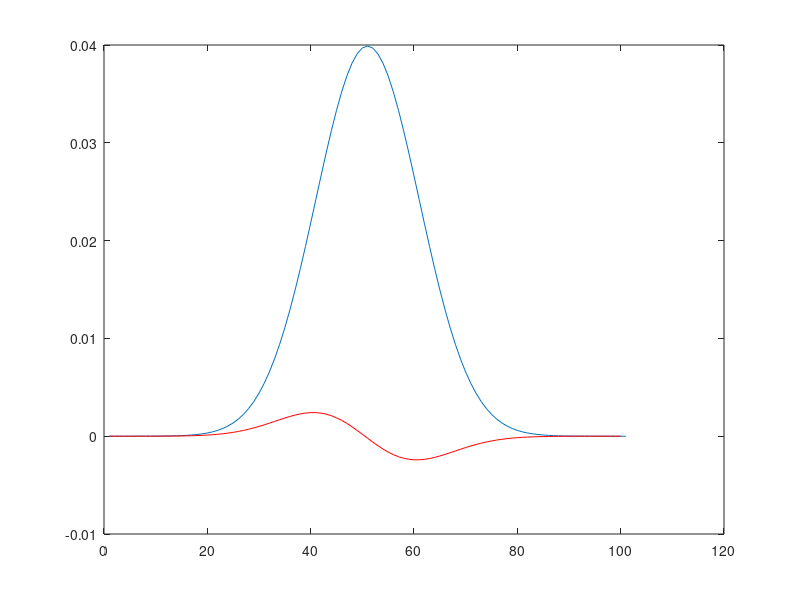
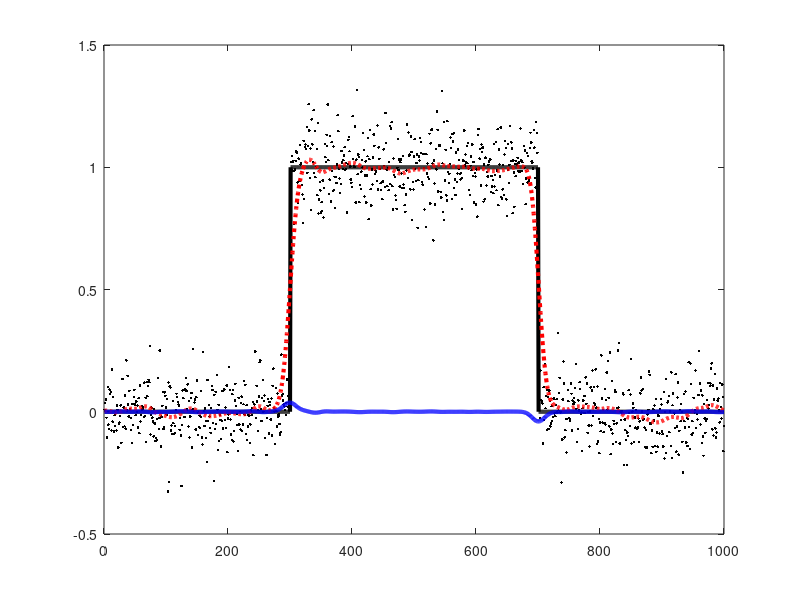
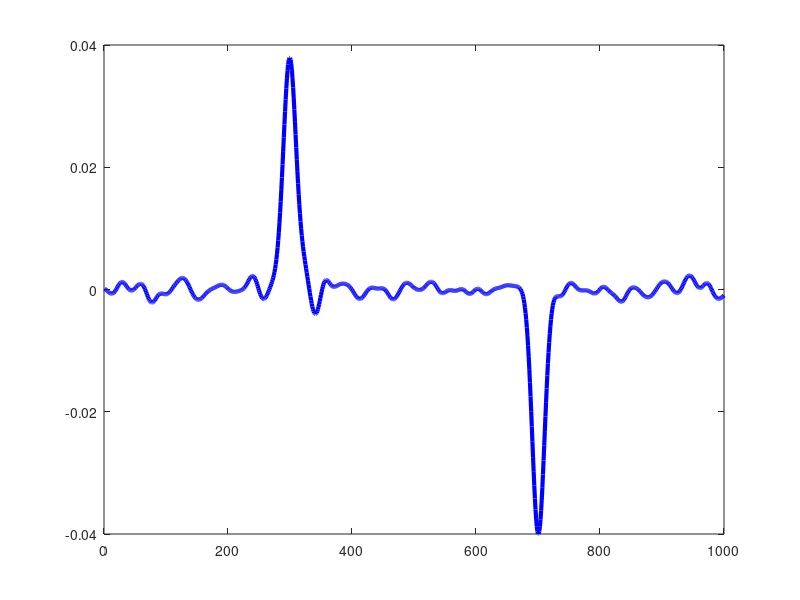

Here is the MATLAB script that generated these plots, in order: (Note: this script raises an error after producing the figures.)
% lecture 09
% 2015 Febuary 16
% Image Differentiation
% Moo K. Chung mkchung@wisc.edu


%---------------------------------
% Differentiation in 1D
% From lecture 06.  Truncated Gaussian Kernel  in 1D

K=inline('exp(-(x.^2)/2/sigma^2)');
dx= -50:50;

weight=K(10,dx)/sum(K(10,dx))
figure; plot(weight);

dweight = diff(weight)
hold on; plot(dweight, 'r');

% 1D signal jump detection
x=1:1000;
noise=normrnd(0, 0.1, 1,1000);
signal=[zeros(1,300) ones(1,400) zeros(1,300)]
figure; plot(signal, 'k', 'LineWidth', 3);
y= signal + noise;
hold on; plot(y, '.k');

smooth=conv(y,weight,'same');
hold on;plot(smooth, 'r:', 'LineWidth', 3); 

dsignal=conv(y,dweight,'same');
hold on;plot(dsignal, 'b', 'LineWidth', 3); 

figure; plot(dsignal, 'b', 'LineWidth', 3); 
find(dsignal == max(dsignal))
find(dsignal == min(dsignal))


%------------------------------
% EEG of epilpsy sisure patient
% Data: courtesy of Prof. Hernando Ombao, University of California-Irvine

% Channel names
% left temporal = T3, T5
% right temporal = T4
% left parietal = P3
% right parietal = P4
% central cz
% left central c3
% right central c4
% 
% Sampling rate is 100 Hertz 
% 
% Total T = 32000+
% 
% First half is preseizure; right half is seizure


c3=load('c3.formatted');
d=size(c3);
d(1)*d(2)

c3=reshape(c3', d(1)*d(2),1);
c3=c3(1:d(1)*d(2)-2);
figure; plot(c3)

d=length(c3)/2
c3sub = c3(d-2000:d+2000)
figure; plot(c3sub)

K=inline('exp(-(x.^2)/2/sigma^2)');
dx= -500:500;

weight=K(20,dx)/sum(K(20,dx))
smooth=conv(c3sub,weight,'same');
hold on;plot(smooth, 'r:', 'LineWidth', 3); 

%Edge detection method won't work.  
dweight = diff(weight)
dsignal=conv(c3sub,dweight,'same');
hold on;plot(dsignal, 'r', 'LineWidth', 3); 


%The variance map approach better than many edge detection technique.

for i=1:length(c3sub)-50
    c3var(i)=var(smooth(i:i+50));
end

hold on;plot(c3var, 'k', 'LineWidth', 3); 


%--------------------------------------------
% Edege detection in 2D


% manipulating color image
f= imread('FluorescentCells.tif');

R=double(squeeze(f(:,:,1)));  %MATLAB 2014b does not require squeeze.
G=double(squeeze(f(:,:,2)));
B=double(squeeze(f(:,:,3)));

figure; subplot(1,3,1); imagesc(R); colorbar; colormap('bone')
subplot(1,3,2); imagesc(G); colorbar;  colormap('bone')
subplot(1,3,3); imagesc(B); colorbar;  colormap('bone')

g= 2*R+ G+ B;
figure; imagesc(g); colorbar; colormap('jet')

g= R +G +B ;
figure; imagesc(g); colorbar; colormap('jet')


%sobel operator
Gsobel= edge(G, 'sobel');
figure; imagesc(Gsobel); colorbar; colormap('bone')

%Derivatives

Gdx = diff(G,1,1);
Gdy = diff(G,1,2);

figure; imagesc(Gdx); colorbar; colormap('bone')
figure; imagesc(Gdy); colorbar; colormap('bone')

% you will get error messeage. Why?
% Exercise. Try to fix diff somehow so that the below operation can be performed
figure; imagesc(Gdx.^2+Gdy.^2); colorbar; colormap('bone')

[Gdx,Gdy] = gradient(G);
Ggrad = sqrt(Gdx.^2+Gdy.^2);
figure; imagesc(Ggrad); colorbar; colormap('bone')

Ghist= reshape(Ggrad, 512^2,1);
figure; hist(Ghist,100)

ind =find(Ggrad<10);
Ggrad(ind)=0;
ind =find(Ggrad>=10);
Ggrad(ind)=1;
figure; imagesc(Ggrad); colorbar; colormap('bone')

ind =find(Ggrad<15);
Ggrad(ind)=0;
ind =find(Ggrad>=15);
Ggrad(ind)=1;
figure; imagesc(Ggrad); colorbar; colormap('bone')

%----------------------------------
% Diffusion Equation in 1D
% Lecture 10

x=1:1000;
noise=normrnd(0, 0.5, 1,1000);
signal=[zeros(1,300) ones(1,400) zeros(1,300)] %step function
figure; plot(signal, 'k', 'LineWidth', 3);
y= signal + noise;
hold on; plot(y, '.k');
% to recover the step function

%gaussian kernel smoothering
K=inline('exp(-(x.^2)/2/sigma^2)');
dx= -50:50;
weight=K(10,dx)/sum(K(10,dx))
smooth=conv(y,weight,'same');
hold on;plot(smooth, 'r:', 'LineWidth', 3); 

%1D Laplacian = 2nd derivative
L = [1 -2 1] %one dimension laplacian weight
Lsmooth = conv(y,L,'same');
hold on;plot(Lsmooth, 'r', 'LineWidth', 1); %convolve laplance with time delta t

%heat diffusion 
ytemp=y; %temperature 
for i=1:100 %100 times iteration
    Lsmooth = conv(ytemp,L,'same');
    ytemp = ytemp + 0.01*Lsmooth; %update the temperature variable
end
hold on;plot(ytemp, 'b', 'LineWidth', 3);     
%shrinkage the noise to smooth can try for i=1:10 -->1:20

ytemp=y;
for i=1:50000
    Lsmooth = conv(ytemp,L,'same');
    ytemp = ytemp + 0.01*Lsmooth;
end
hold on;plot(ytemp, 'g', 'LineWidth', 3);     
%nicer here 
%Exercise: what will happen if you run the iteration 
%for infinite number of times?



